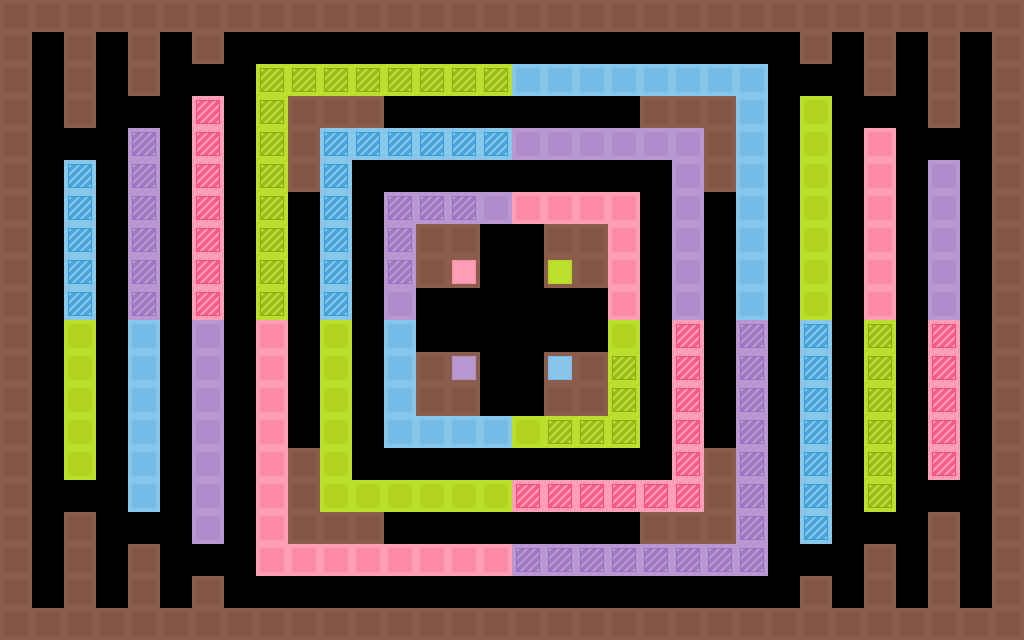

This game map was drawn from its Tiled (.tmx) file and the tilesets committed beside it. A one-line description and the trimmed map source follow:
An orthogonal 32x20 tile map with 32x32 px tiles, 1 tile layer (Tiles), 1 hidden layer not drawn.

<map version="1.0" orientation="orthogonal" width="32" height="20" tilewidth="32" tileheight="32">
 <tileset firstgid="1" name="tiles_32x32" tilewidth="32" tileheight="32">
  <image source="../tiles_32x32.png" width="256" height="256" />
  <tile id="0">
   <properties>
    <property name="color" value="red" />
    <property name="destroy" value="true" />
    <property name="name" value="brickRed" />
    <property name="solid" value="true" />
   </properties>
  </tile>
  <tile id="1">
   <properties>
    <property name="color" value="green" />
    <property name="destroy" value="true" />
    <property name="name" value="brickGreen" />
    <property name="solid" value="true" />
   </properties>
  </tile>
  <tile id="2">
   <properties>
    <property name="color" value="blue" />
    <property name="destroy" value="true" />
    <property name="name" value="brickBlue" />
    <property name="solid" value="true" />
   </properties>
  </tile>
  <tile id="3">
   <properties>
    <property name="color" value="purple" />
    <property name="destroy" value="true" />
    <property name="name" value="brickPurple" />
    <property name="solid" value="true" />
   </properties>
  </tile>
  <tile id="8">
   <properties>
    <property name="color" value="red" />
    <property name="effect" value="die" />
    <property name="name" value="dangerRed" />
    <property name="solid" value="true" />
   </properties>
  </tile>
  <tile id="9">
   <properties>
    <property name="color" value="green" />
    <property name="effect" value="die" />
    <property name="name" value="dangerGreen" />
    <property name="solid" value="true" />
   </properties>
  </tile>
  <tile id="10">
   <properties>
    <property name="color" value="blue" />
    <property name="effect" value="die" />
    <property name="name" value="dangerBlue" />
    <property name="solid" value="true" />
   </properties>
  </tile>
  <tile id="11">
   <properties>
    <property name="color" value="purple" />
    <property name="effect" value="die" />
    <property name="name" value="dangerPurple" />
    <property name="solid" value="true" />
   </properties>
  </tile>
  <tile id="16">
   <properties>
    <property name="color" value="red" />
    <property name="effect" value="color" />
    <property name="name" value="colorRed" />
    <property name="solid" value="true" />
   </properties>
  </tile>
  <tile id="17">
   <properties>
    <property name="color" value="green" />
    <property name="effect" value="color" />
    <property name="name" value="colorGreen" />
    <property name="solid" value="true" />
   </properties>
  </tile>
  <tile id="18">
   <properties>
    <property name="color" value="blue" />
    <property name="effect" value="color" />
    <property name="name" value="colorBlue" />
    <property name="solid" value="true" />
   </properties>
  </tile>
  <tile id="19">
   <properties>
    <property name="color" value="purple" />
    <property name="effect" value="color" />
    <property name="name" value="colorPurple" />
    <property name="solid" value="true" />
   </properties>
  </tile>
  <tile id="24">
   <properties>
    <property name="name" value="wallDefault" />
    <property name="solid" value="true" />
   </properties>
  </tile>
 </tileset>
 <layer name="Background" width="32" height="20" visible="0">
  <data>[640 cells, 640 non-empty, 1 distinct tile ids]</data>
 </layer>
 <layer name="Tiles" width="32" height="20">
  <data>[640 cells, 364 non-empty, 13 distinct tile ids]</data>
 </layer>
</map>
